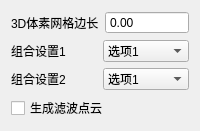
    <widget class="QWidget" name="page_3">
     <layout class="QVBoxLayout" name="verticalLayout_voxelGrid">
      <item>
       <layout class="QHBoxLayout" name="horizontalLayout_voxel">
        <item>
         <widget class="QLabel" name="label_voxel_size">
          <property name="text">
           <string>3D体素网格边长</string>
          </property>
         </widget>
        </item>
        <item>
         <widget class="QDoubleSpinBox" name="doubleSpinBox_voxel_size">
          <property name="buttonSymbols">
           <enum>QAbstractSpinBox::ButtonSymbols::NoButtons</enum>
          </property>
          <property name="decimals">
           <number>2</number>
          </property>
         </widget>
        </item>
       </layout>
      </item>
      <item>
       <layout class="QHBoxLayout" name="horizontalLayout_comboBox1">
        <item>
         <widget class="QLabel" name="label_combo1">
          <property name="text">
           <string>组合设置1</string>
          </property>
         </widget>
        </item>
        <item>
         <widget class="QComboBox" name="comboBox_voxel_1">
          <item>
           <property name="text">
            <string>选项1</string>
           </property>
          </item>
         </widget>
        </item>
       </layout>
      </item>
      <item>
       <layout class="QHBoxLayout" name="horizontalLayout_comboBox2">
        <item>
         <widget class="QLabel" name="label_combo2">
          <property name="text">
           <string>组合设置2</string>
          </property>
         </widget>
        </item>
        <item>
         <widget class="QComboBox" name="comboBox_voxel_2">
          <item>
           <property name="text">
            <string>选项1</string>
           </property>
          </item>
         </widget>
        </item>
       </layout>
      </item>
      <item>
       <layout class="QHBoxLayout" name="horizontalLayout_check_voxel">
        <item>
         <widget class="QCheckBox" name="checkBox_voxel_filter">
          <property name="text">
           <string>生成滤波点云</string>
          </property>
         </widget>
        </item>
       </layout>
      </item>
     </layout>
    </widget>
